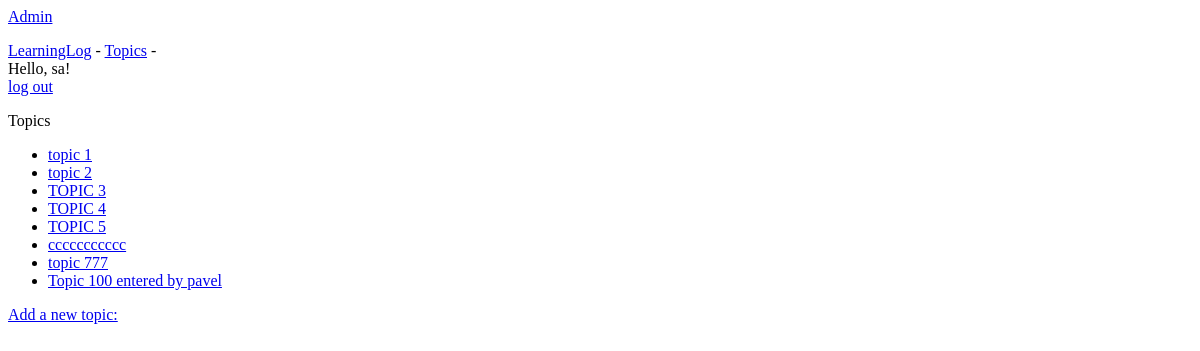
The app's page /topics/ (signed in), older data.
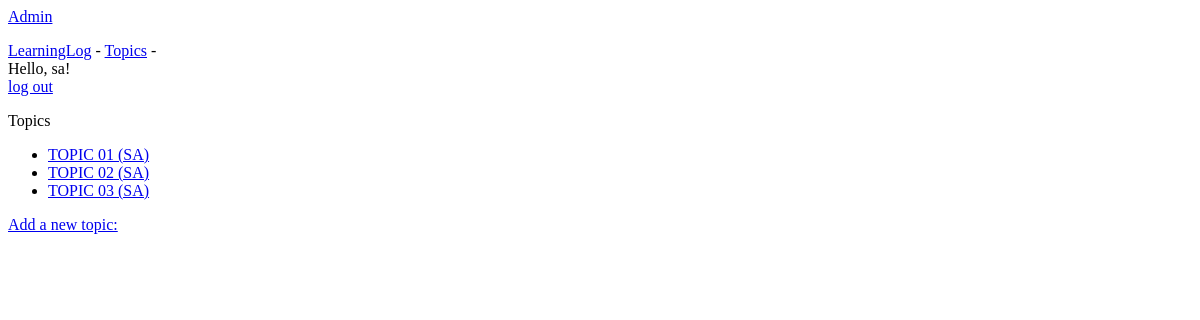
The same page, newer data.
### learning_logs/models.py (models this page shows)
class Topic(models.Model):
    text       = models.CharField(max_length=200)
    date_added = models.DateTimeField(auto_now_add=True)
    owner = models.ForeignKey(User, on_delete=models.PROTECT)
    def __str__(self):
        return self.text
    '''
    We need to tell Django which attribute to use by default when
    it displays information about a topic. Django calls  __str__()
    method to display a simple representation of a model. Here we've
    written __str__() method that returns the string stored in
    the text attribute
    '''

### learning_logs/views.py (the view)
# urls.py: re_path(r'^topics/$', views.topics, name='topics'),
@login_required
def topics(request):
    topics = Topic.objects.filter(owner=request.user).order_by('date_added')
    context = {'topics': topics}
    return render(request, 'learning_logs/topics.html', context)

### learning_logs/templates/learning_logs/topics.html
{% extends "learning_logs/base.html" %}
{% block content %}
  <p>Topics</p>
  <ul>
    {% for topic in topics %}
      <li><a href="{% url 'learning_logs:topic' topic.id %}">{{ topic }}</a></li>
    {% empty %}
      <li>No topics have been added yet.</li>
    {% endfor %}
  </ul>
  <a href="{% url 'learning_logs:new_topic' %}">Add a new topic:</a>
{% endblock content %}

### learning_logs/templates/learning_logs/base.html (shortened to what this page needs)
<p> <a href="http://localhost:8000/admin/">Admin</a></p>
<p>
    <a href="{% url 'learning_logs:index' %}">LearningLog</a> -
    <a href="{% url 'learning_logs:topics' %}">Topics</a> -
    {% if user.is_authenticated %}
      <br>Hello, {{ user.username }}!</br>
      <a href="{% url 'users:logout' %}">log out</a>
    {% else %}
      <!--Display a link to the registration page link
       to any user who is not currently logged in-->
      <a href="{% url 'users:register' %}">register</a> -
      <a href="{% url 'users:login' %}">log in</a>
    {% endif %}
</p>
{% block content %}{% endblock content %}

Row changes from the older to the newer data that the page shows:
removed Topic: text "topic 1"
removed Topic: text "topic 2"
removed Topic: text "TOPIC 3"
removed Topic: text "TOPIC 4"
removed Topic: text "TOPIC 5"
removed Topic: text "ccccccccccc"
removed Topic: text "topic 777"
removed Topic: text "Topic 100 entered by pavel"
added Topic: text "TOPIC 01 (SA)"
added Topic: text "TOPIC 02 (SA)"
added Topic: text "TOPIC 03 (SA)"
